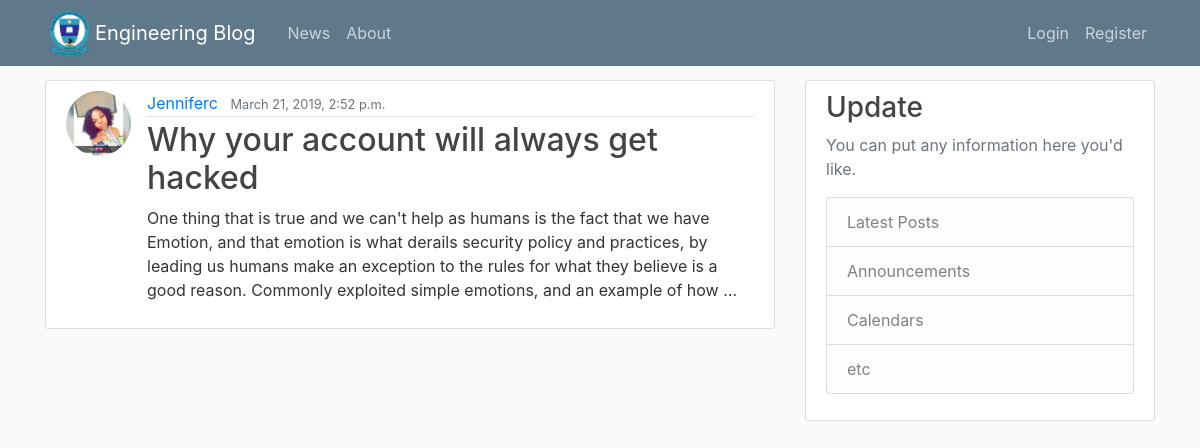
The app's page /post/14/ with its own data.
### pages/models.py (models this page shows, shortened)
class Post(models.Model):
    tittle = models.CharField(max_length=100)
    content = models.TextField()
    date_posted = models.DateTimeField(auto_now_add=True)
    author = models.ForeignKey(User, on_delete=models.CASCADE)

### users/models.py (models this page shows)
class Profile(models.Model):
    user =  models.OneToOneField(User, on_delete = models.CASCADE)
    image = models.ImageField(default='default.jpg', upload_to = 'profile_pics')

### pages/views.py (the view)
# urls.py: path('post/<int:pk>/', PostDetailView.as_view(), name="post-detail"),
class PostDetailView(DetailView):
     model = Post

### pages/Templates/pages/post_detail.html (shortened to what this page needs)
{% extends "base.html"%}
{% block content %}
           <article class="media content-section">
             <img class="rounded-circle article-img" src="{{object.author.profile.image.url}}">
               <div class="media-body">
                 <div class="article-metadata">
                   <a class="mr-2" href="{% url 'user-posts' object.author.username %}">{{ object.author }}</a>
                   <small class="text-muted">{{ object.date_posted }}</small>
                  </div>
                 <h2 class="article-title" >{{ object.tittle }}</h2>
                <p class="article-content">{{ object.content }}</p>
               </div>
           </article>
{% endblock content %}

### pages/Templates/base.html (style rules this page uses)
body { background: #fafafa; color: #333333; margin-top: 5rem; }
h1, h2, h3, h4, h5, h6 { color: #444444; }
.content-section { background: #ffffff; padding: 10px 20px; border: 1px solid #dddddd; border-radius: 3px; margin-bottom: 20px; }
.article-title { color: #444444; }
.article-content { white-space: pre-line; }
.article-img { height: 65px; width: 65px; margin-right: 16px; }
.article-metadata { padding-bottom: 1px; margin-bottom: 4px; border-bottom: 1px solid #e3e3e3 }

### records on screen
Post: author.profile.image (picture), author "Jenniferc", date_posted "March 21, 2019, 2:52 p.m.", tittle "Why your account will always get hacked", content "One thing that is true and we can't help as humans is the fact that we have Emotion, and that emotion is what derails security policy and practices, by leading us humans make an exception to the rules for what they believe is a good reason. Commonly exploited simple emotions, and an example of how …"
